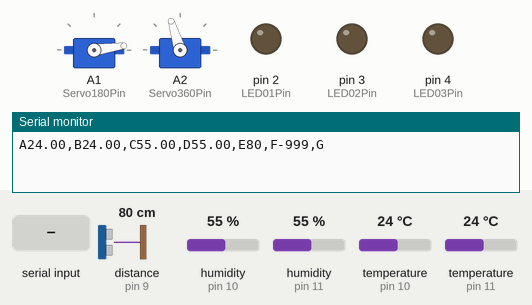
Bench run of a sketch on a simulated Arduino Uno, built with avr-gcc and run on an emulated ATmega328P. On the bench: 2 × servo, output pins drawn as LEDs (lit = HIGH), the last lines printed to the serial monitor. Wiring (inferred from the names in the program): ultrasonic range finder: trigger pin 8; echo pin 9. The test bench sets the inputs (shaded band); at power-on: distance to the obstacle (sensor on pin 9) 80 cm, humidity (sensors on pin 10, pin 11) 55 %, temperature (sensors on pin 10, pin 11) 24 °C. The echo pulse lasts 58.3 µs per cm; pins used as bus, display or sensor lines are not drawn.

Above: at 2.4 s.
2.5 s: "LED01ON" received over Serial
At 4.7 s:
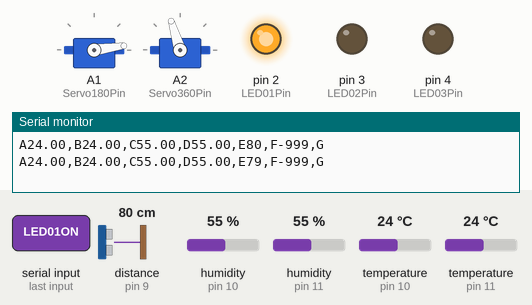
5.0 s: "LED02ON" received over Serial
At 7.1 s:
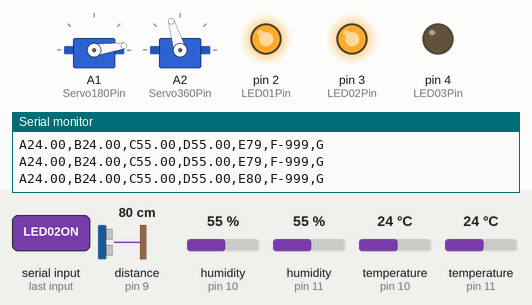
7.6 s: "LED01OFF" received over Serial
At 9.2 s:
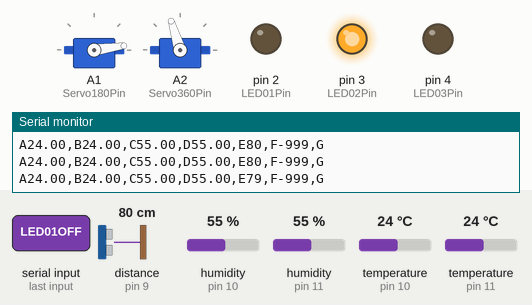
10.2 s: "LED03ON" received over Serial
At 12.5 s:
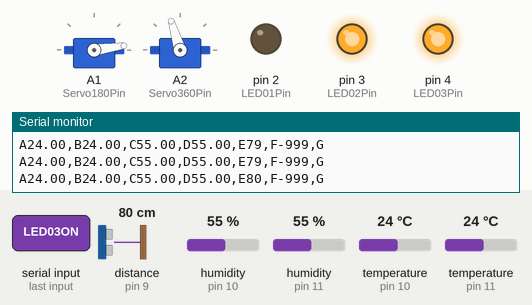
12.8 s: "LED02OFF" received over Serial
At 14.9 s:
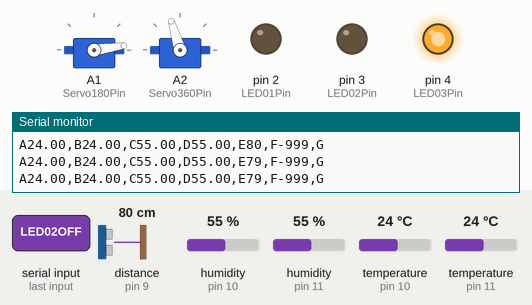
15.4 s: "SERVO360" received over Serial
At 17.1 s:
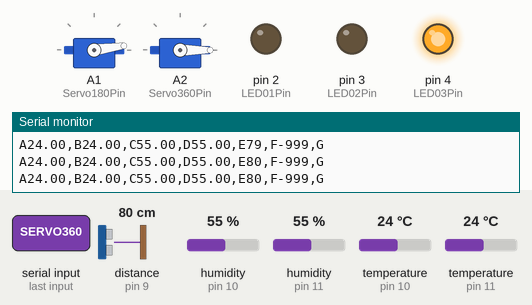
Timing chart, 0 to 18.6 s (numbered marks = the images above; inputs shaded):
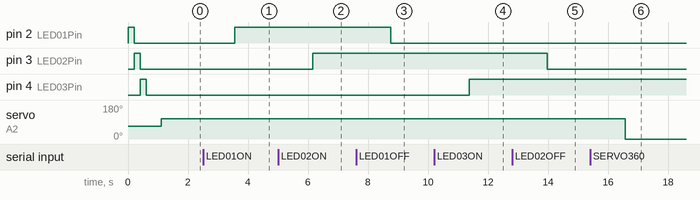

The sketch:

SENSORS.ino
```cpp
#include <DHT.h>;                 // Temp and Humidity sensor library
#include <Servo.h>;               // SERVOs library

//Constants
#define DHTPIN1 10                // PIN SENSOR1 is connected to                                <Settings>
#define DHTPIN2 11                // PIN SENSOR2 is connected to                                <Settings>
#define DHTTYPE DHT22             // DHT 22  (AM2302)
#define LED01Pin 2                // PIN LED1 is connected to (RED)                             <Settings>
#define LED02Pin 3                // PIN LED2 is connected to (WHITE)                           <Settings>
#define LED03Pin 4                // PIN LED3 is connected to (BLUE)                            <Settings>
#define sonic1TrigPin 8           // PIN SONIC1 trig                                            <Settings>
#define sonic1EchoPin 9           // PIN SONIC1 echo                                            <Settings>
#define Servo180Pin A1            // SERVO180 Pin                                               <Settings>
#define Servo360Pin A2            // SERVO360 Pin                                               <Settings>

DHT dht1(DHTPIN1, DHTTYPE);       // Initialize DHT sensor 1 for normal 16mhz Arduino
DHT dht2(DHTPIN2, DHTTYPE);       // Initialize DHT sensor 2 for normal 16mhz Arduino
Servo SERVO180;
Servo SERVO360;

//Variables
float hum1, hum2;                 // Stores humidity value
float temp1, temp2;               // Stores temperature value
long sonic1Duration, sonic1Length;

//========================================================================================================
void setup()//Run program once
{
  dht1.begin();                   // Initialize SENSOR1
  dht2.begin();                   // Initialize SENSOR2
  pinMode (LED01Pin, OUTPUT);     // Initialize LED1 output
  pinMode (LED02Pin, OUTPUT);     // Initialize LED2 output
  pinMode (LED03Pin, OUTPUT);     // Initialize LED3 output
  pinMode (sonic1TrigPin, OUTPUT);// Initialize SONIC1 trig
  pinMode (sonic1EchoPin, INPUT); // Initialize SONIC1 echo

  checkNgo();                     // Send signal to LEDs and SERVOs once
  Serial.begin(9600);             // Output bitrate                                            <settings>
}


void loop()//Loop program
{
    getSonic();
    getHumidity();
    getTemp();

    serialInputAction();
    setOutputString();
    delay(250);
}

//========================================================================================================
void checkNgo(){//Send signal to LED and SERVOS once
    digitalWrite(LED01Pin, HIGH);
    delay(200);
    digitalWrite(LED01Pin, LOW);

    digitalWrite(LED02Pin, HIGH);
    delay(200);
    digitalWrite(LED02Pin, LOW);

    digitalWrite(LED03Pin, HIGH);
    delay(200);
    digitalWrite(LED03Pin, LOW);

    setServo180(0060,0300,0010,0300);
    setServo360(1250,0200,1650,0200);
}
//========================================================================================================
void getHumidity(){//Read humidity and store it to variables
    hum1 = dht1.readHumidity();
    hum2 = dht2.readHumidity();
}
//========================================================================================================
void getTemp(){//Read temperature and store it to variables
    temp1 = dht1.readTemperature();
    temp2 = dht2.readTemperature();
}
//========================================================================================================
void getSonic(){//Read distance and store it to variables

  digitalWrite(sonic1TrigPin, LOW);
  delayMicroseconds(5);
  digitalWrite(sonic1TrigPin, HIGH);
  delayMicroseconds(10);
  digitalWrite(sonic1TrigPin, LOW);

  pinMode(sonic1EchoPin, INPUT);
  sonic1Duration = pulseIn(sonic1EchoPin, HIGH);

  // convert the time into a distance
  sonic1Length = (sonic1Duration/2) / 29.1;
}

//========================================================================================================
void setServo180(int position1, int duration1, int position2,  int duration2){//move SERVO180 to position1
    SERVO180.attach(Servo180Pin);                                             //and to position2
    SERVO180.write(position1);
    delay(duration1);
    SERVO180.write(position2);
    delay(duration2);
    SERVO180.detach();
}

//========================================================================================================
void setServo360(int speed1, int duration1, int speed2, int duration2 ){//move SERVO360 at speed and duration
    SERVO360.attach(Servo360Pin);
    SERVO360.writeMicroseconds(speed1);
    delay(duration1);
    SERVO360.writeMicroseconds(speed2);
    delay(duration2);
    SERVO360.detach();
}
//========================================================================================================
void serialInputAction(){//Read serial and take action up on new data
    String serialInput = Serial.readString();     // Read from serial

    //SERVO180 & SERVO360 Variables
    String shortSerialInput = serialInput;//separate input command from parameters
    String parameter1;
    String parameter2;
    String parameter3;
    String parameter4;
    if (serialInput.length()>8){
      shortSerialInput = serialInput.substring(0,8);  // separate input parameters              <settings>
      parameter1 = serialInput.substring(9,13);       // separate input parameters              <settings>
      parameter2 = serialInput.substring(14,18);      // separate input parameters              <settings>
      parameter3 = serialInput.substring(19,23);      // separate input parameters              <settings>
      parameter4 = serialInput.substring(24,28);      // separate input parameters              <settings>
    }

    //LED01 ON / OFF
    if(serialInput == "LED01ON"){     // input: <LED01ON>                                       <Settings>
    digitalWrite(LED01Pin, HIGH);
    }
    if(serialInput == "LED01OFF"){    // input: <LED01OFF>                                      <Settings>
    digitalWrite(LED01Pin, LOW);
    }

    //LED02 ON / OFF
    if(serialInput == "LED02ON"){     // input: <LED02ON>                                       <Settings>
    digitalWrite(LED02Pin, HIGH);
    }
    if(serialInput == "LED02OFF"){    // input: <LED02OFF>                                      <Settings>
    digitalWrite(LED02Pin, LOW);
    }

    //LED03 ON / OFF
    if(serialInput == "LED03ON"){     // input: <LED03ON>                                       <Settings>
    digitalWrite(LED03Pin, HIGH);
    }
    if(serialInput == "LED03OFF"){    // input: <LED03OFF>                                      <Settings>
    digitalWrite(LED03Pin, LOW);
    }

    //SERVO180
    if(shortSerialInput == "SERVO180"){   // short input: <SERVO180>                            <settings>
      int position1 = parameter1.toInt(); // full input: <SERVO180,0000,0000,0000,0000>         <settings>
      int duration1 = parameter2.toInt();
      int position2 = parameter3.toInt();
      int duration2 = parameter4.toInt();
      setServo180(position1, duration1, position2, duration2);
    }


    //SERVO360
    if(shortSerialInput == "SERVO360"){   // short input: <SERVO360>                            <settings>
      int speed1 = parameter1.toInt();    // full input: <SERVO180,0000,0000,0000,0000>         <settings>
      int duration1 = parameter2.toInt();
      int speed2 = parameter3.toInt();
      int duration2 = parameter4.toInt();
      setServo360(speed1, duration1, speed2, duration2 );
    }

}
//========================================================================================================
void setOutputString(){//Sending data to serial (Comma-separated values)
    Serial.print("A");
    Serial.print(temp1);
    Serial.print(",B");
    Serial.print(temp2);
    Serial.print(",C");
    Serial.print(hum1);
    Serial.print(",D");
    Serial.print(hum2);
    Serial.print(",E");
    Serial.print(sonic1Length);
    Serial.print(",F-999");
    //Serial.print(sonic2Length); -NOT AVAILABLE
    Serial.println(",G");
    Serial.flush();                      //Waits for the transmission of outgoing serial data to complete
    //Serial.println();
}
//========================================================================================================
```

Measured:
- after the input at 2.5 s, pin 2 (LED01Pin): LOW → HIGH after 1.1 s
- after the input at 5.0 s, pin 3 (LED02Pin): LOW → HIGH after 1.2 s
- after the input at 7.6 s, pin 2 (LED01Pin): HIGH → LOW after 1.2 s
- after the input at 10.2 s, pin 4 (LED03Pin): LOW → HIGH after 1.2 s
- after the input at 12.8 s, pin 3 (LED02Pin): HIGH → LOW after 1.2 s
- after the input at 15.4 s, servo on A2 (Servo360Pin): 107° → 0° after 1.2 s
